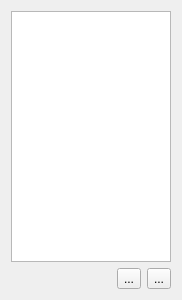
<?xml version="1.0" encoding="UTF-8"?>
<ui version="4.0">
 <class>SavedQueryWidget</class>
 <widget class="QWidget" name="SavedQueryWidget">
  <property name="geometry">
   <rect>
    <x>0</x>
    <y>0</y>
    <width>182</width>
    <height>300</height>
   </rect>
  </property>
  <property name="windowTitle">
   <string>Form</string>
  </property>
  <layout class="QGridLayout" name="gridLayout">
   <item row="1" column="0">
    <spacer name="horizontalSpacer">
     <property name="orientation">
      <enum>Qt::Horizontal</enum>
     </property>
     <property name="sizeHint" stdset="0">
      <size>
       <width>101</width>
       <height>20</height>
      </size>
     </property>
    </spacer>
   </item>
   <item row="1" column="1">
    <widget class="QToolButton" name="addButton">
     <property name="text">
      <string>...</string>
     </property>
     <property name="icon">
      <iconset theme="add"/>
     </property>
    </widget>
   </item>
   <item row="1" column="2">
    <widget class="QToolButton" name="removeButton">
     <property name="text">
      <string>...</string>
     </property>
     <property name="icon">
      <iconset theme="remove"/>
     </property>
    </widget>
   </item>
   <item row="0" column="0" colspan="3">
    <widget class="QListWidget" name="listWidget"/>
   </item>
  </layout>
 </widget>
 <resources/>
 <connections/>
</ui>
